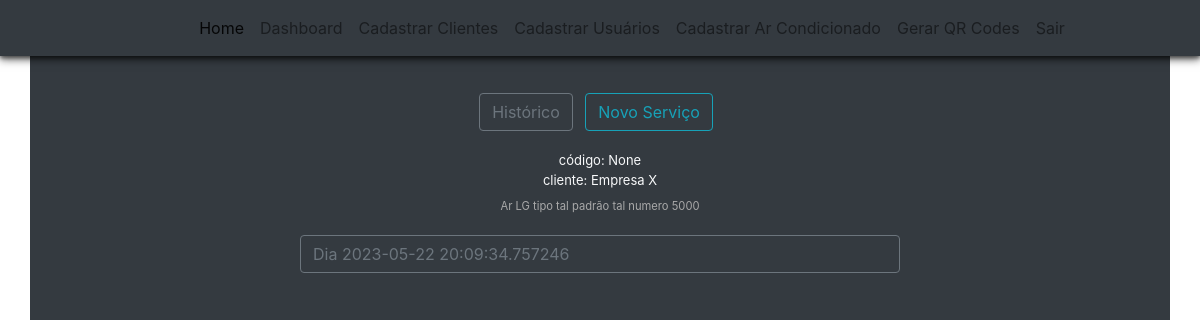
Screenshot of /dashboard/cliente/relatorio-servico/13 (signed in) with the database file from the repository.
### climaxcool/models.py (models this page shows)
class Equipments(database.Model):
    id = database.Column(database.Integer, primary_key=True)
    name_equipment = database.Column(database.String, nullable=False)
    btus_equipment = database.Column(database.Integer, nullable=False)
    brand_equipment = database.Column(database.String, nullable=False)
    address = database.Column(database.String, nullable=False)
    qr_code = database.Column(database.String, unique=True)
    status_equipment = database.Column(database.String, default="ATIVO")
    date_create = database.Column(database.DateTime, nullable=False, default=datetime.utcnow)
    id_customer = database.Column(database.Integer, database.ForeignKey('customers.id'), nullable=False)
    id_user = database.Column(database.Integer, database.ForeignKey('users.id'), nullable=False)

class Customers(database.Model):
    id = database.Column(database.Integer, primary_key=True)
    type_customer = database.Column(database.String, nullable=False)
    number_register_customer = database.Column(database.String, nullable=False, unique=True)
    name_customer = database.Column(database.String, nullable=False)
    name_responsible = database.Column(database.String)
    email = database.Column(database.String)
    address = database.Column(database.String)
    telephone_fixed = database.Column(database.String)
    telephone_mobile = database.Column(database.String, nullable=False)
    reference_point = database.Column(database.String)
    status_customer = database.Column(database.String, default="ATIVO")
    date_create = database.Column(database.DateTime, nullable=False, default=datetime.utcnow)
    id_user = database.Column(database.Integer, database.ForeignKey('users.id'), nullable=False)
    equipment = database.relationship('Equipments', backref='company_asset', lazy=True)

class Services(database.Model):
    id = database.Column(database.Integer, primary_key=True)
    service = database.Column(database.String, nullable=False)
    date_create = database.Column(database.DateTime, nullable=False, default=datetime.utcnow)
    annotations = database.Column(database.String)
    price = database.Column(database.Integer)
    id_customer = database.Column(database.Integer, database.ForeignKey('customers.id'), nullable=False)
    id_equipment = database.Column(database.Integer, database.ForeignKey('equipments.id'), nullable=False)
    id_expert = database.Column(database.Integer, database.ForeignKey('users.id'), nullable=False)

### climaxcool/route/routes.py (the view)
@app.route('/dashboard/cliente/relatorio-servico', defaults={'equipment_id': None})
@app.route('/dashboard/cliente/relatorio-servico/<int:equipment_id>')
@login_required
def report_service(equipment_id):
    equipment = None
    services_for_equipment = []
    if equipment_id is not None:
        equipment = Equipments.query.filter_by(id=equipment_id).first()
        customer = Customers.query.filter_by(id=equipment.id_customer).first();
        services = Services.query.filter_by(id_equipment=equipment_id).all();
        for service in services:
            expert = Users.query.filter_by(id=service.id_expert).first();
            list_services = service.service.split(",")
            list_services.pop()
            print(f"lista de serviços {list_services}")
            services_for_equipment.append( report_service_model(
                id=service.id,
                date= service.date_create,
                list_services= list_services,
                annotations= service.annotations,
                expert= expert.username,
                price= service.price,
            ))
    return render_template('report_service.html', equipment=equipment, customer=customer, services=services_for_equipment)

### climaxcool/models.py (called while the page is built)
@login_manager.user_loader
def load_user(id_user):
    return Users.query.get(int(id_user))

### climaxcool/templates/report_service.html (shortened to what this page needs)
{% extends 'nav_logged.html' %}
{% block bodynav %}
<div class="container bg-dark" style="padding-top: 60px; height: 100vh;">
    <div class="py-2 text-center">
        <div class="pb-2">
            <a id="btn-historico" class="btn btn-outline-secondary mr-2" href="{{url_for('report_service', equipment_id=equipment.id, customer_id=customer.id)}}">Histórico</a>
            <a id="btn-novo-servico" class="btn btn-outline-info mr-2" href="{{url_for('new_service', equipment_id=equipment.id, customer_id=customer.id)}}">Novo Serviço</a>
        </div>
    </div>
    <div class="container text-center text-light" id="option1">
        <div class="mt-1">
            <p style="font-size: small;" class="my-0">código: {{ equipment.qr_code }}</p>
            <p style="font-size: small;" class="my-0">cliente: {{customer.name_customer}}</p>
            <p style="font-size: 0.7rem; color: darkgrey;" class="mt-2">
                {{equipment.name_equipment}}
            </p>
        </div>
    </div>
    <div class="container row justify-content-center text-center text-light mx-0">
        {%for service in services%}
        <div class="col-md-7 mb-1">
            <button style="width: 100%; text-align: start;" class="btn btn-outline-secondary mt-1" type="button" data-bs-toggle="collapse" data-bs-target="#serv{{service.id}}"> Dia {{service.date}}</button>
        </div>
        {%endfor%}
    </div>
</div>
{% endblock %}

### rows the page displays
Equipments: qr_code "None", name_equipment "Ar LG tipo tal padrão tal numero 5000"
Customers: name_customer "Empresa X"
Services: date "2023-05-22 20:09:34.757246"
